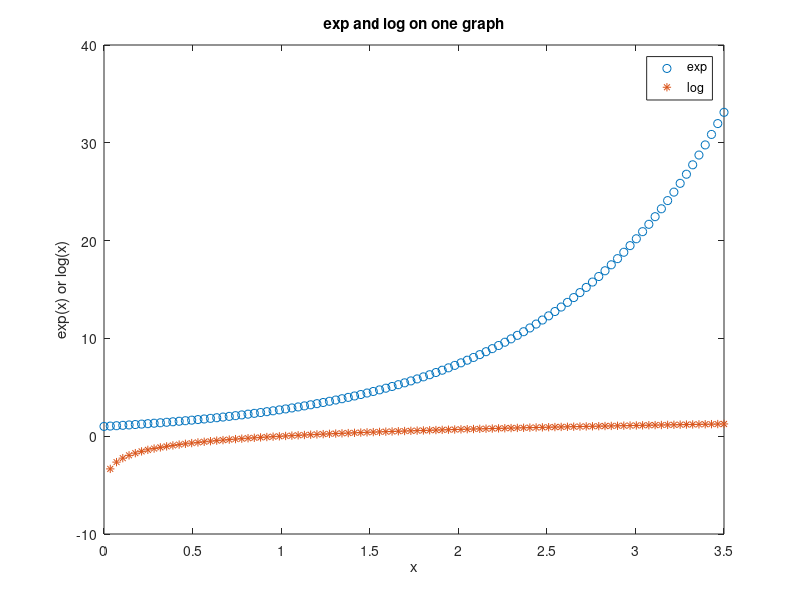

This chart was generated by the following MATLAB code:
x = linspace(0,3.5);
ey= exp(x);
ly= log(x)
plot(x,ey,'o')
hold on
plot(x,ly,'*')
legend('exp', 'log')
xlabel('x')
ylabel('exp(x) or log(x)')
title('exp and log on one graph')